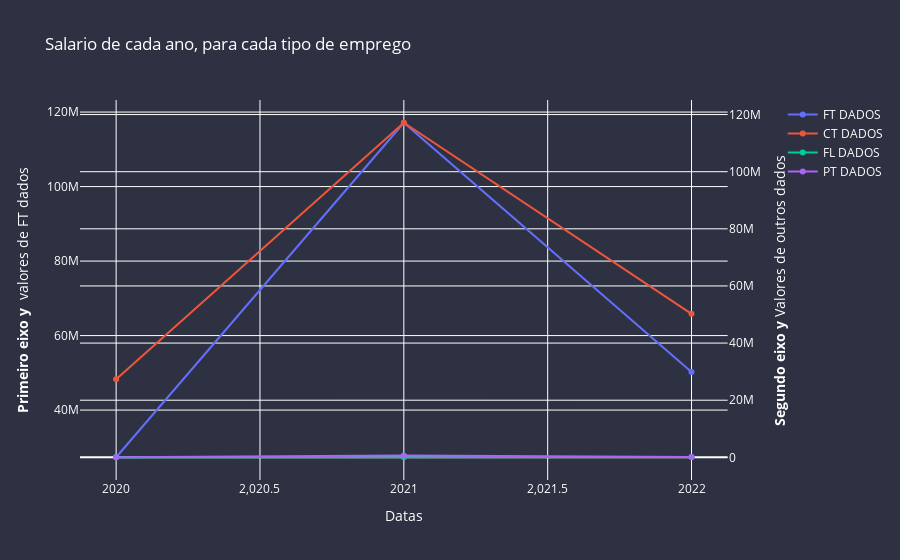

The code cell stored with this chart in its notebook:
### Code cell
#Dashboard mostrando o salario para cada tipo de emprego em cada ano existente no meu base de dados.
fig = make_subplots(specs=[[{"secondary_y": True}]])

# Adiciona valores no gráfico
fig.add_trace(
    go.Scatter(x=backup_anos, y=FT_dados, name="FT DADOS"),
    secondary_y=False,
)

fig.add_trace(
    go.Scatter(x=backup_anos, y=CT_dados, name="CT DADOS"),
    secondary_y=True,
)

fig.add_trace(
    go.Scatter(x=backup_anos, y=FL_dados, name="FL DADOS"),
    secondary_y=True,
)

fig.add_trace(
    go.Scatter(x=backup_anos, y=PT_dados, name="PT DADOS"),
    secondary_y=True,
)

# Adiciona figura
fig.update_layout(
    title_text="Salario de cada ano, para cada tipo de emprego",
    paper_bgcolor = '#2d3142',
    plot_bgcolor = '#2d3142',
    font=dict(color='white')
)

# titulo do eixo x
fig.update_xaxes(title_text="Datas")

# Titulo dos dois eixos y
fig.update_yaxes(title_text="<b>Primeiro eixo y </b> valores de FT dados", secondary_y=False)
fig.update_yaxes(title_text="<b>Segundo eixo y</b> Valores de outros dados", secondary_y=True)

fig.show()

### Figure 1 — Plotly figure (JSON) as saved in the notebook; plotly's stock layout.template omitted (floating-point values rounded to 4 significant figures)
{"data": [{"name": "FT DADOS", "type": "scatter", "x": [2020, 2021, 2022], "xaxis": "x", "y": [27338809, 117134233, 50228236], "yaxis": "y"}, {"name": "CT DADOS", "type": "scatter", "x": [2020, 2021, 2022], "xaxis": "x", "y": [27338809, 117134233, 50228236], "yaxis": "y2"}, {"name": "FL DADOS", "type": "scatter", "x": [2020, 2021, 2022], "xaxis": "x", "y": [60000, 32000, 100000], "yaxis": "y2"}, {"name": "PT DADOS", "type": "scatter", "x": [2020, 2021, 2022], "xaxis": "x", "y": [33000, 671760, 150000], "yaxis": "y2"}], "layout": {"font": {"color": "white"}, "paper_bgcolor": "#2d3142", "plot_bgcolor": "#2d3142", "title": {"text": "Salario de cada ano, para cada tipo de emprego"}, "xaxis": {"anchor": "y", "domain": [0, 0.94], "title": {"text": "Datas"}}, "yaxis": {"anchor": "x", "domain": [0, 1], "title": {"text": "<b>Primeiro eixo y </b> valores de FT dados"}}, "yaxis2": {"anchor": "x", "overlaying": "y", "side": "right", "title": {"text": "<b>Segundo eixo y</b> Valores de outros dados"}}}}
